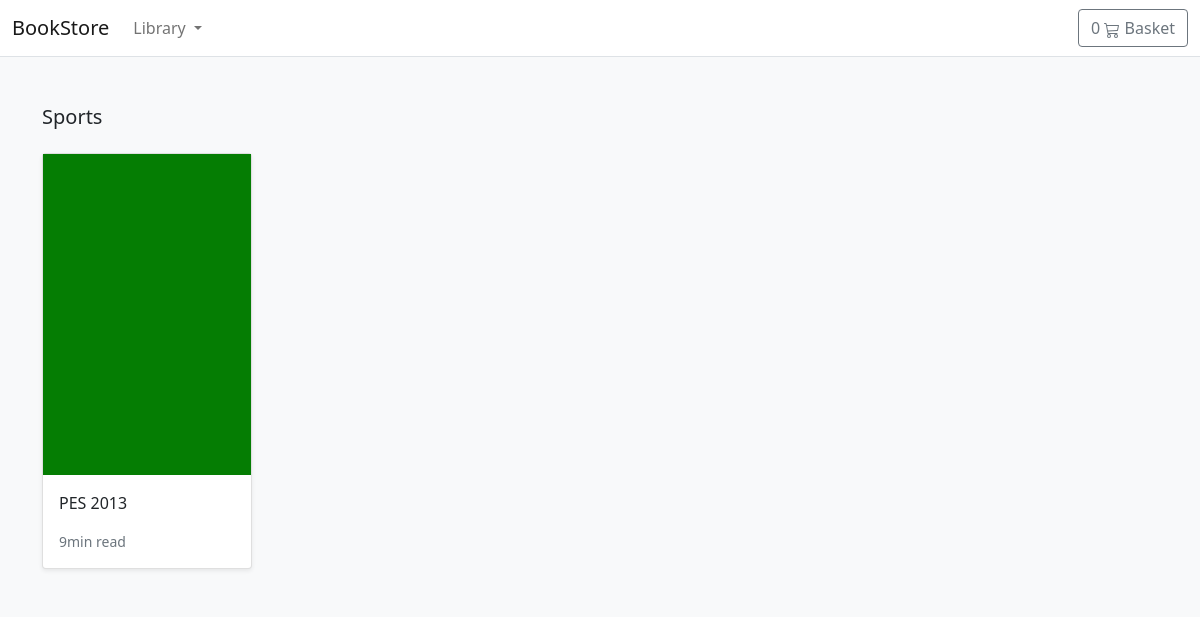
Screenshot of /shop/sports/ with the database file from the repository.
### store/models.py (models this page shows, shortened)
class Category(models.Model):
    name = models.CharField(max_length=255,db_index=True)
    slug = models.SlugField(max_length=255,unique=True)
    class Meta:
        verbose_name_plural = 'categories'
    def get_absolute_url(self):
        return reverse('store:category_list', args={self.slug})

class Product(models.Model):
    category = models.ForeignKey(Category, related_name='product', on_delete=models.CASCADE)
    created_by = models.ForeignKey(User, on_delete=models.CASCADE, related_name='product_creator')
    title = models.CharField(max_length=255)
    author=models.CharField(max_length=255, default='admin')
    description = models.TextField(blank=True)
    image = models.ImageField(upload_to='images/' ,default= 'images/default.png')
    slug = models.SlugField(max_length=255)
    price = models.DecimalField(max_digits=4, decimal_places=2)
    in_stock = models.BooleanField(default=True)
    is_active = models.BooleanField(default=True)
    created = models.DateTimeField(auto_now_add=True)
    updated = models.DateTimeField(auto_now=True)
    objects = models.Manager()
    products = ProductManager()
    class Meta:
        verbose_name_plural = 'products'
        ordering = ('-created',)
    def get_absolute_url(self):
        return reverse('store:product_detail', args={self.slug})

### store/views.py (the view)
# urls.py: path('shop/<slug:category_slug>/', views.category_list, name='category_list')
def category_list(request , category_slug):
      category = get_object_or_404(Category, slug=category_slug)
      products = Product.objects.filter(category=category)
      return render(request , 'store/products/category.html', {'category': category , 'products' : products})

### basket/basket.py (called while the page is built)
    def __len__(self):
        return sum(item['qty'] for item in self.basket.values())

### basket/context_processors.py (called while the page is built)
def basket(request):
    return {
        'basket': Basket(request)
    }

### store/context_processors.py (called while the page is built)
def categories(request):
     return {
           'categories' :  Category.objects.all()
     }

### templates/store/products/category.html (shortened to what this page needs)
{% extends "../base.html" %}
{% load static %}
{% block content %}
<main>
  <div class="album py-5 bg-light">
    <div class="container">
      <div class="pb-3 h5">{{category.name|title}}</div>
      <div class="row row-cols-1 row-cols-sm-2 row-cols-md-5 g-3">
        {% for product in products %}
        <div class="col">
          <div class="card shadow-sm">
          <img class="img-fluid" alt="Responsive image" src="{{ product.image.url }}">
            <div class="card-body">
              <p class="card-text">
                <a class="text-dark text-decoration-none" href="{{ product.get_absolute_url }}">{{ product.title }}</a>
              </p>
              <div class="d-flex justify-content-between align-items-center">
                <small class="text-muted">9min read</small>
              </div>
            </div>
          </div>
        </div>
        {% endfor %}
      </div>
    </div>
  </div>
</main>
{% endblock %}

### rows the page displays
Category: name "Sports"
Product: image (picture), title "PES 2013"
